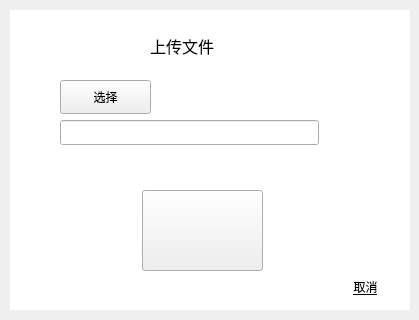
<?xml version="1.0" encoding="UTF-8"?>
<ui version="4.0">
 <class>ChooseFile</class>
 <widget class="QWidget" name="ChooseFile">
  <property name="geometry">
   <rect>
    <x>0</x>
    <y>0</y>
    <width>419</width>
    <height>320</height>
   </rect>
  </property>
  <property name="windowTitle">
   <string>Form</string>
  </property>
  <property name="styleSheet">
   <string notr="true">QWidget#widget{
background-color: rgb(255, 255, 255);
}
QPushButton#cancelButton{
border-style:none;
text-decoration:underline;
}
QPushButton#pushButton_2{
border:none;
}
QPushButton#pushButton{
border:2px solid rgb(236, 123, 10);
	background-color: rgb(255, 233, 202);
border-radius:8px;
}</string>
  </property>
  <widget class="QWidget" name="widget" native="true">
   <property name="geometry">
    <rect>
     <x>10</x>
     <y>10</y>
     <width>400</width>
     <height>300</height>
    </rect>
   </property>
   <widget class="QPushButton" name="sendFile">
    <property name="geometry">
     <rect>
      <x>132</x>
      <y>180</y>
      <width>121</width>
      <height>81</height>
     </rect>
    </property>
    <property name="text">
     <string/>
    </property>
    <property name="icon">
     <iconset resource="rs.qrc">
      <normaloff>:/img/buttonOk.png</normaloff>:/img/buttonOk.png</iconset>
    </property>
    <property name="iconSize">
     <size>
      <width>100</width>
      <height>80</height>
     </size>
    </property>
   </widget>
   <widget class="QPushButton" name="chooseFile">
    <property name="geometry">
     <rect>
      <x>50</x>
      <y>70</y>
      <width>91</width>
      <height>34</height>
     </rect>
    </property>
    <property name="text">
     <string>选择</string>
    </property>
   </widget>
   <widget class="QLineEdit" name="lineEdit">
    <property name="geometry">
     <rect>
      <x>50</x>
      <y>110</y>
      <width>259</width>
      <height>25</height>
     </rect>
    </property>
   </widget>
   <widget class="QPushButton" name="cancelButton">
    <property name="geometry">
     <rect>
      <x>320</x>
      <y>260</y>
      <width>71</width>
      <height>34</height>
     </rect>
    </property>
    <property name="text">
     <string>取消</string>
    </property>
   </widget>
   <widget class="QLabel" name="label">
    <property name="geometry">
     <rect>
      <x>140</x>
      <y>20</y>
      <width>101</width>
      <height>31</height>
     </rect>
    </property>
    <property name="font">
     <font>
      <pointsize>12</pointsize>
     </font>
    </property>
    <property name="text">
     <string>上传文件</string>
    </property>
   </widget>
  </widget>
 </widget>
 <resources>
  <include location="rs.qrc"/>
 </resources>
 <connections/>
</ui>
